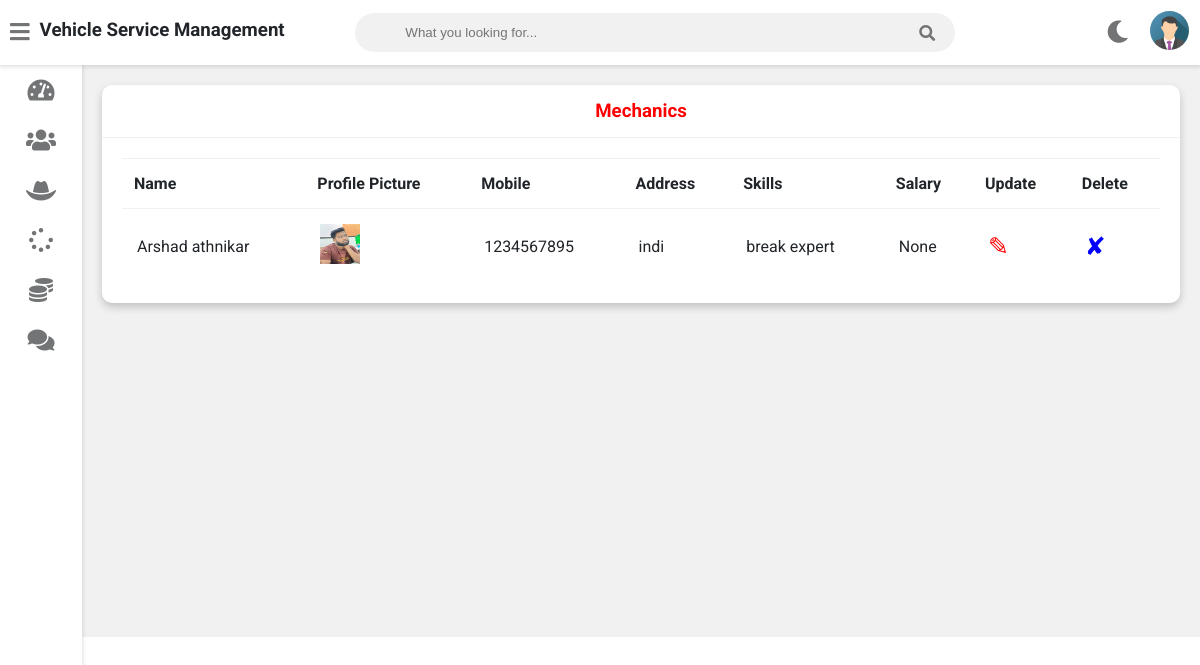
The page /admin-view-mechanic (signed in) on the database its author committed.
### vehicle/models.py (models this page shows, shortened)
class Mechanic(models.Model):
    user=models.OneToOneField(User,on_delete=models.CASCADE)
    profile_pic= models.ImageField(upload_to='profile_pic/MechanicProfilePic/',null=True,blank=True)
    address = models.CharField(max_length=40)
    skill = models.CharField(max_length=500,null=True)
    mobile = models.CharField(max_length=10,null=False)
    salary=models.PositiveIntegerField(null=True)
    status=models.BooleanField(default=False)
    @property
    def get_name(self):
        return self.user.first_name+" "+self.user.last_name

### vehicle/views.py (the view)
# urls.py: path('admin-view-mechanic',views.admin_view_mechanic_view,name='admin-view-mechanic'),
@login_required(login_url='adminlogin')
def admin_view_mechanic_view(request):
    mechanics=models.Mechanic.objects.all()
    return render(request,'vehicle/admin_view_mechanic.html',{'mechanics':mechanics})

### vehicle/auth.py (called while the page is built)
    def get_user(self, user_id):
        try:
            return User.objects.get(pk=user_id)
        except User.DoesNotExist:
            return None

### templates/vehicle/admin_view_mechanic.html
{% extends 'vehicle/adminbase.html' %}
{% block content %}
{% load static %}
	<div class="wrapper">
		<div class="row">
			<div class="col-12 col-m-12 col-sm-12">
				<div class="card">
					<div class="card-header">
						<h3 style="color:red; text-align:center" >Mechanics
						</h3>
					</div>
					<div class="card-content">
						<table>
							<thead>
                <tr>
                  <th>Name</th>
                  <th>Profile Picture</th>
                  <th>Mobile</th>
                  <th>Address</th>
                  <th>Skills</th>
                  <th>Salary</th>
                  <th>Update</th>
                  <th>Delete</th>
                </tr>
							</thead>
							<tbody>
              {% for m in mechanics %}
                <tr>
                  <td> {{m.get_name}}</td>
                  <td> <img src="{% static m.profile_pic.url %}" alt="Profile Pic" height="40px" width="40px" /></td>
                  <td>{{m.mobile}}</td>
                  <td>{{m.address}}</td>
                  <td>{{m.skill}}</td>
                  <td>{{m.salary}}</td>
                  <td><a  style="color:red; text-decoration:none;font-size:25px;" href="{% url 'update-mechanic' m.id  %}">&#9998;</a></td>
                  <td><a style="color:blue; text-decoration:none;font-size:25px;"href="{% url 'delete-mechanic' m.id  %}">&#10008;</a></td>
                </tr>
                {% endfor %}
							</tbody>
						</table>
					</div>
				</div>
			</div>
		</div>
<br><br><br><br><br><br><br><br><br><br><br><br><br><br><br><br>
	</div>
{% endblock content %}

### templates/vehicle/adminbase.html (shortened to what this page needs)
<!DOCTYPE html>
{% load static %}
<html>
<head>
	<link rel="stylesheet" type="text/css" href="https://cdnjs.cloudflare.com/ajax/libs/Chart.js/2.9.3/Chart.min.css">
	<link rel="stylesheet" type="text/css" href="{% static "fontawesome-free/css/all.min.css" %}">
	<link rel="stylesheet" type="text/css" href="{% static "style.css" %}">
</head>
<body class="overlay-scrollbar">
	<div class="navbar">
		<ul class="navbar-nav">
			<li class="nav-item">
				<a class="nav-link">
					<i class="fas fa-bars" onclick="collapseSidebar()"></i>
				</a>
			</li>
			<li class="nav-item">
				<h3>Vehicle Service Management</h3>
			</li>
		</ul>
		<form class="navbar-search">
			<input type="text" name="Search" class="navbar-search-input" placeholder="What you looking for...">
			<i class="fas fa-search"></i>
		</form>
		<ul class="navbar-nav nav-right">
			<li class="nav-item mode">
				<a class="nav-link" href="#" onclick="switchTheme()">
					<i class="fas fa-moon dark-icon"></i>
				</a>
			</li>
			<li class="nav-item avt-wrapper">
				<div class="avt dropdown">
					<img src="{% static "images/admin.png" %} " alt="User image" class="dropdown-toggle" data-toggle="user-menu">
				</div>
			</li>
		</ul>
	</div>
	<div class="sidebar">
		<ul class="sidebar-nav">
			<li class="sidebar-nav-item">
				<a href="/admin-dashboard" class="sidebar-nav-link">
					<div>
						<i class="fas fa-tachometer-alt"></i>
					</div>
				</a>
			</li>
			<li class="sidebar-nav-item">
				<a href="/admin-customer" class="sidebar-nav-link">
					<div>
						<i class="fas fa-users"></i>
					</div>
				</a>
			</li>
			<li  class="sidebar-nav-item">
				<a href="/admin-mechanic" class="sidebar-nav-link">
					<div>
					<i class="fas fa-hat-cowboy"></i>
					</div>
				</a>
			</li>
			<li  class="sidebar-nav-item">
				<a href="/admin-request" class="sidebar-nav-link">
					<div>
						<i class="fas fa-spinner"></i>
					</div>
				</a>
			</li>
			<li  class="sidebar-nav-item">
				<a href="/admin-report" class="sidebar-nav-link">
					<div>
						<i class="fas fa-coins"></i>
					</div>
				</a>
			</li>
			<li  class="sidebar-nav-item">
				<a href="/admin-feedback" class="sidebar-nav-link">
					<div>
					<i class="fas fa-comments"></i>
					</div>
				</a>
			</li>
		</ul>
	</div>
<div>
	<div class="content">
		{% block content %}
		{% endblock content %}
	</div>
</div>
</body>
</html>

### static/style.css (style rules this page uses)
:root { --primary-color: #1332e247; --success-color: #6ab04c; --warning-color: #f0932b; --danger-color: #eb4d4b; --light-color: #212529; --light-second-color: #727475; --light-background: #ffffff; --light-second-background: #f1f1f1; --dark-color: #909090; --dark-second-color: #f5f6fa; --dark-background: #23242D; --dark-second-background: #181818; }
.light { --main-bg-color: var(--light-background); --second-bg-color: var(--light-second-background); --main-color: var(--light-color); --second-color: var(--light-second-color); }
* { box-sizing: border-box; }
body { font-family: 'Roboto', sans-serif; background: var(--main-bg-color); color: var(--main-color); margin: 0; }
.navbar { display: flex; flex-direction: row; background: var(--main-bg-color); color: var(--main-color); position: fixed; top: 0; right: 0; left: 0; z-index: 101; box-shadow: rgba(0,0,0,0.12) 0px 1px 4px 1px; }
.navbar-nav { list-style: none; display: flex; flex-direction: row; padding-left: 0; margin-bottom: 0; margin-top: 0; }
.nav-link { float: left; text-align: center; padding: 21px 10px; text-decoration: none; font-size: 17px; color: var(--second-color); position: relative; }
.navbar-nav i { font-size: 1.4rem; }
.nav-right { margin-left: auto; }
.navbar-search { position: relative; margin: auto; width: 50%; }
.navbar-search input { background: var(--second-bg-color); border: none; padding: 12px 50px 12px 50px; width: 100%; outline: none; color: var(--main-color); border-radius: 20px; }
.navbar-search i { position: absolute; top: 50%; right: 20px; transform: translateY(-50%); color: var(--second-color); cursor: pointer; }
.avt img { width: 39px; height: 39px; border-radius: 50%; }
.avt { padding: 11px }
.dropdown { position: relative; }
.wrapper { padding: 10px; margin-left: 82px; padding-top: 75px; background: var(--second-bg-color); transition: margin-left .5s; }
.sidebar { width: 82px; height: 100vh; position: fixed; margin-top: 65px; background: var(--main-bg-color); box-shadow: rgba(0,0,0,0.12) 0px 1px 4px 1px; overflow: hidden; z-index: 100; transition: width .5s; }
.sidebar-nav { list-style: none; padding: 0; margin: 0; display: flex; flex-direction: column; align-items: center; height: 100vh; }
.sidebar-nav-item { width: 100%; }
.sidebar-nav-link { display: flex; align-items: center; color: var(--main-color); text-decoration: none; }
.sidebar-nav-link i { font-size: 1.5rem; color: var(--second-color); position: absolute; left: 50%; top: 50%; transform: translate(-50%, -50%); }
.sidebar-nav-link div { min-width: 82px; height: 50px; position: relative; }
.row { display: flex; flex-wrap: wrap; flex-direction: row; }
.row:after, .row:before { box-sizing: border-box; }
[class*="col-"] { padding: 10px; }
@media only screen and (min-width: 600px) { .col-sm-12 { width: 100%; } }
@media only screen and (min-width: 768px) { .col-m-12 { width: 100%; } }
@media only screen and (min-width: 992px) { .col-12 { width: 100%; } }
.card { background: var(--main-bg-color); color: var(--main-color); border-radius: 10px; margin-bottom: 10px; box-shadow: 0 4px 8px 0 rgba(0,0,0,0.2); }
.card-header { padding: 15px 30px; border-bottom: 1px solid var(--second-bg-color); position: relative; }
.card-header h3 { margin: 0; }
.card-content { padding: 20px; overflow-x: auto; }
table { border-collapse: collapse; width: 100%; }
table td { border-top: 1px solid var(--second-bg-color); padding: 15px; }
table th { border-top: 1px solid var(--second-bg-color); border-bottom: 1px solid var(--second-bg-color); padding: 15px 12px; text-align: left; }

### rows shown on the page
Mechanic: get_name "Arshad athnikar", profile_pic (picture), mobile "1234567895", address "indi", skill "break expert", salary "None"
